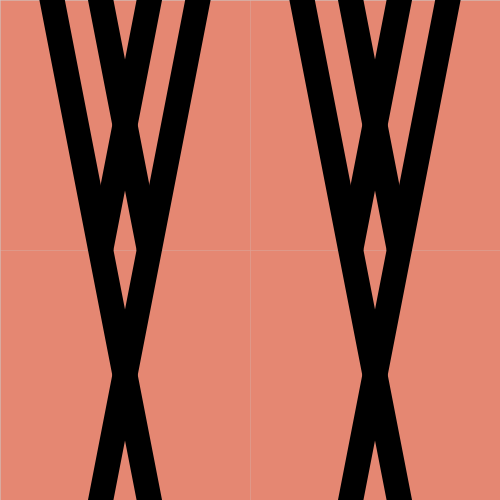
Frame 1 (no input)
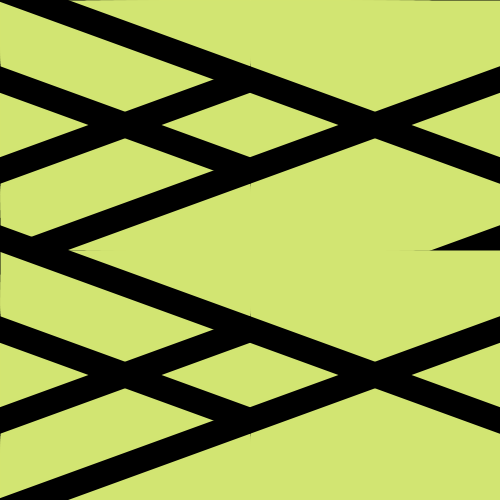
Frame 60 (the mouse pressed at the canvas centre just before this capture)
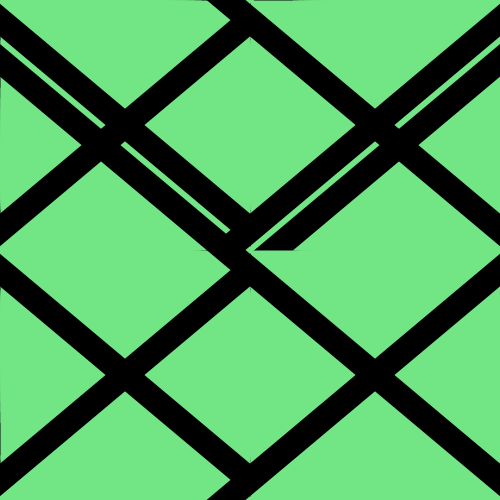
Frame 120 (the mouse held since frame 60 and released just before this capture)

The Processing sketch that drew these frames (run headless with seeded random() and noise(); from frame 60 on, the mouse is pressed at the canvas centre):

// Processing sketch: processing_154621
// ── processing_154621.pde

// day 5: day 2 variations in grids - v1

float degrees = 10;
float degrees2 = 10;
float blockWH = 0;
float division = 2;
float x = 0;
float y = 0;

void setup() {
  size(500, 500);
  colorMode(HSB, 360, 100, 100);
  blockWH = width/division;
}

void draw() {
  // pulse degrees
  if (degrees < 360 ) {
    degrees = degrees + 1;
  } 
  if (degrees == 360) {
    degrees = 0;
  }
  // flipping degree's for the opposite rotation on the line
  degrees2 = map(degrees, 0, 360, 360, 0);
  
  // iteration across the surface of day two pattern as a block
  for (int i = 1; i <= division; i++) {
    for (int j = 1; j <=division; j++) {
      blockIt(x, y);
      x = x + blockWH;
    }
    y = y + blockWH;
    x = 0;
  }
  y = 0;

}

// function that now holds the pattern as a block
void blockIt(float locX, float locY) {
  // draw the line
  strokeCap(SQUARE);
  // color in HSB shifting with the rotation
  stroke(degrees, 50, 90);
  strokeWeight(blockWH);
  line(locX, blockWH/2+locY, blockWH+locX, blockWH/2+locY);

  // black lines
  fill(0);
  noStroke();
  rectMode(CENTER);

  // line one
  pushMatrix();
  translate(blockWH/2+locX, blockWH/2+locY);
  rotate(radians(degrees));
  rect(0, 0, blockWH/10, width*3 );
  popMatrix();

  //line two
  pushMatrix();
  translate(blockWH/2+locX, blockWH/2+locY);
  rotate(radians(degrees2));
  rect(0, 0, blockWH/10, width*3 );
  popMatrix();
}
